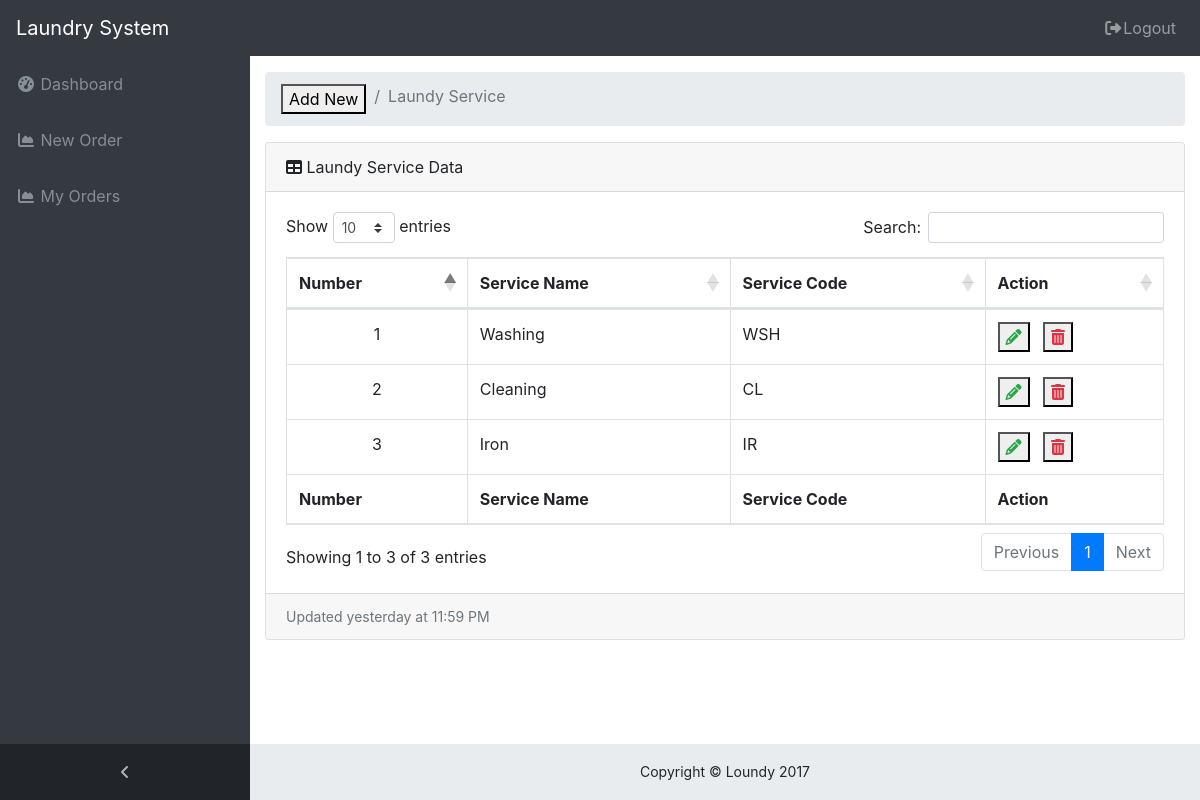
The app's page /laundry_service.php with its own data.
### tables this page shows
CREATE TABLE `services` (
  `id` int(11) NOT NULL,
  `service_name` varchar(100) NOT NULL,
  `service_code` varchar(50) NOT NULL
);

### inc/db_config.php (called while the page is built, shortened)
<?php
  function DB_Query($sql) {
    $conn = mysqli_connect(DB_SERVER, DB_USER, DB_PASS, DB_TBL);
    $resault = mysqli_query($conn, $sql);
    return $resault;
  }
?>

### laundry_service.php (the view, shortened to what this page needs)
<?php
  include_once 'inc/db_config.php';
  include_once 'inc/header.php';
  include_once 'inc/nav.php';
?>
  <div class="content-wrapper">
    <div class="container-fluid">
      <ol class="breadcrumb">
        <li class="breadcrumb-item">
          <button data-toggle="modal" data-target="#addNew" >Add New</button>
        </li>
        <li class="breadcrumb-item active">Laundy Service</li>
      </ol>
      <div class="card mb-3">
        <div class="card-header">
          <i class="fa fa-table"></i> Laundy Service Data
        </div>
        <div class="card-body">
          <div class="table-responsive">
            <table class="table table-bordered" id="dataTable" width="100%" cellspacing="0">
              <thead>
                <tr>
                  <th>Number</th>
                  <th>Service Name</th>
                  <th>Service Code</th>
                  <th>Action</th>
                </tr>
              </thead>
              <tfoot>
                <tr>
                  <th>Number</th>
                  <th>Service Name</th>
                  <th>Service Code</th>
                  <th>Action</th>
                </tr>
              </tfoot>
              <tbody>
              <?php
                $table = DB_Query("SELECT * FROM services");
                $i = 1;
                while ($data_tbl = mysqli_fetch_assoc($table)) {
                  extract($data_tbl);
                  ?>
                <tr>
                  <td class="text-center">
                    <?= $i ?>
                  </td>
                  <td><?= $service_name ?></td>
                  <td><?= $service_code ?></td>
                  <td>
                  <button type="submit" name="edit" data-toggle="modal" data-target="#edit_laundry_service<?= $id ?>">
                      <i class="fa fa-pencil text-success"></i>
                    </button>&nbsp;&nbsp;
                    <button type="submit" name="del" data-toggle="modal" data-target="#delete_modal<?= $id ?>">
                      <i class="fa fa-trash text-danger"></i>
                    </button>
                  </td>
                </tr>
              <?php $i++; } ?>
              </tbody>
            </table>
          </div>
        </div>
        <div class="card-footer small text-muted">Updated yesterday at 11:59 PM</div>
      </div>
    </div>
  </div>
<?php
  include_once 'inc/footer.php';
?>

### css/sb-admin.css (style rules this page uses)
html { position: relative; min-height: 100%; }
body { overflow-x: hidden; }
body.sticky-footer { margin-bottom: 56px; }
body.sticky-footer .content-wrapper { min-height: calc(100vh - 56px - 56px); }
body.fixed-nav { padding-top: 56px; }
.content-wrapper { min-height: calc(100vh - 56px); padding-top: 1rem; }
.content-wrapper { overflow-x: hidden; background: white; }
@media (min-width: 992px) { .content-wrapper { margin-left: 250px; } }

### records on screen
services: service_name "Washing", service_code "WSH"
services: service_name "Cleaning", service_code "CL"
services: service_name "Iron", service_code "IR"
